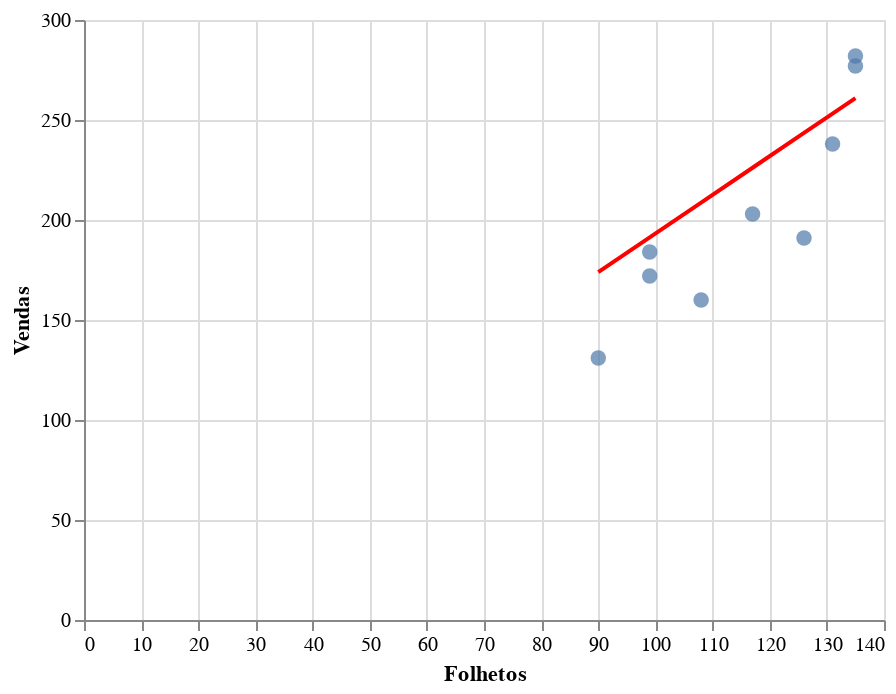

Notebook source saved alongside this figure:
### Markdown cell above
#### 14) usando regressão linear, prediga vendas a partir de: Leaflets

### Code cell
chart, erro = predizer_vendas_por_variavel('Folhetos', limonadas)
print('Erro médio', erro)
chart

### Figure 1 — Vega-Lite specification as saved in the notebook (floating-point values rounded to 4 significant figures)
{"$schema": "https://vega.github.io/schema/vega-lite/v2.6.0.json", "config": {"view": {"height": 300, "width": 400}}, "datasets": {"data-b88aea615de39d9a56281bb464f9f751": [{"Data": "2016-07-05T00:00:00", "Folhetos": 135, "Laranja": 118, "Limao": 159, "Local": "Beach", "LucroLaranja": 29.5, "LucroLimao": 39.75, "Preco": 0.25, "Rank": 20, "Revenue": 69.25, "Sales": 277, "Temperatura": 78}, {"Data": "2016-07-10T00:00:00", "Folhetos": 131, "Laranja": 98, "Limao": 140, "Local": "Beach", "LucroLaranja": 24.5, "LucroLimao": 35, "Preco": 0.25, "Rank": 8, "Revenue": 59.5, "Sales": 238, "Temperatura": 82}, {"Data": "2016-07-11T00:00:00", "Folhetos": 135, "Laranja": 120, "Limao": 162, "Local": "Beach", "LucroLaranja": 30, "LucroLimao": 40.5, "Preco": 0.25, "Rank": 3.5, "Revenue": 70.5, "Sales": 282, "Temperatura": 83}, {"Data": "2016-07-13T00:00:00", "Folhetos": 99, "Laranja": 75, "Limao": 109, "Local": "Beach", "LucroLaranja": 18.75, "LucroLimao": 27.25, "Preco": 0.25, "Rank": 23, "Revenue": 46, "Sales": 184, "Temperatura": 77}, {"Data": "2016-07-15T00:00:00", "Folhetos": 108, "Laranja": 62, "Limao": 98, "Local": "Beach", "LucroLaranja": 31, "LucroLimao": 49, "Preco": 0.5, "Rank": 26, "Revenue": 80, "Sales": 160, "Temperatura": 75}, {"Data": "2016-07-16T00:00:00", "Folhetos": 90, "Laranja": 50, "Limao": 81, "Local": "Beach", "LucroLaranja": 25, "LucroLimao": 40.5, "Preco": 0.5, "Rank": 27, "Revenue": 65.5, "Sales": 131, "Temperatura": 74}, {"Data": "2016-07-17T00:00:00", "Folhetos": 126, "Laranja": 76, "Limao": 115, "Local": "Beach", "LucroLaranja": 38, "LucroLimao": 57.5, "Preco": 0.5, "Rank": 23, "Revenue": 95.5, "Sales": 191, "Temperatura": 77}, {"Data": "2016-07-24T00:00:00", "Folhetos": 117, "Laranja": 82, "Limao": 121, "Local": "Park", "LucroLaranja": 41, "LucroLimao": 60.5, "Preco": 0.5, "Rank": 8, "Revenue": 101.5, "Sales": 203, "Temperatura": 82}, {"Data": "2016-07-27T00:00:00", "Folhetos": 99, "Laranja": 68, "Limao": 104, "Local": "Park", "LucroLaranja": 23.8, "LucroLimao": 36.4, "Preco": 0.35, "Rank": 17, "Revenue": 60.2, "Sales": 172, "Temperatura": 80}], "data-cbdc19a9a4bedfd171794d65f09b7f4b": [{"X": 135, "Y": 260.9}, {"X": 131, "Y": 253.2}, {"X": 135, "Y": 260.9}, {"X": 99, "Y": 191.3}, {"X": 108, "Y": 208.7}, {"X": 90, "Y": 173.9}, {"X": 126, "Y": 243.5}, {"X": 117, "Y": 226.1}, {"X": 99, "Y": 191.3}]}, "layer": [{"data": {"name": "data-b88aea615de39d9a56281bb464f9f751"}, "encoding": {"x": {"field": "Folhetos", "type": "quantitative"}, "y": {"field": "Sales", "type": "quantitative"}}, "mark": {"size": 60, "type": "circle"}}, {"data": {"name": "data-cbdc19a9a4bedfd171794d65f09b7f4b"}, "encoding": {"x": {"axis": {"title": "Folhetos"}, "field": "X", "type": "quantitative"}, "y": {"axis": {"title": "Vendas"}, "field": "Y", "type": "quantitative"}}, "mark": {"color": "red", "type": "line"}}]}
